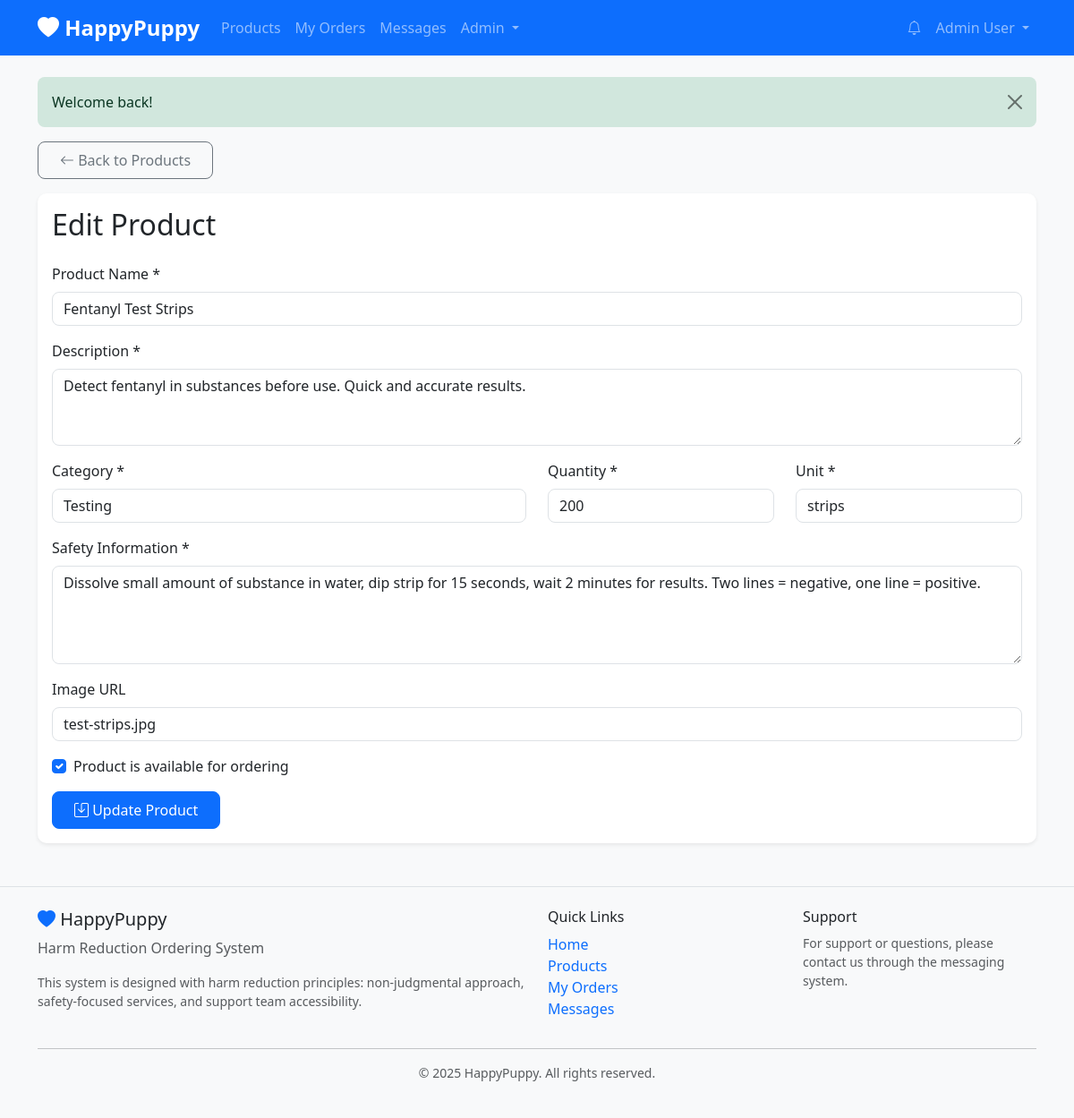
Page /admin/product-edit.php?id=2 (signed in) on the committed database.
### tables this page shows
CREATE TABLE IF NOT EXISTS products (
    id INT AUTO_INCREMENT PRIMARY KEY,
    name VARCHAR(255) NOT NULL,
    description TEXT NOT NULL,
    category VARCHAR(100) NOT NULL,
    quantity INT NOT NULL DEFAULT 0,
    unit VARCHAR(50) NOT NULL,
    safety_info TEXT NOT NULL,
    is_available BOOLEAN DEFAULT TRUE,
    image VARCHAR(255) DEFAULT '',
    created_at TIMESTAMP DEFAULT CURRENT_TIMESTAMP,
    updated_at TIMESTAMP DEFAULT CURRENT_TIMESTAMP ON UPDATE CURRENT_TIMESTAMP,
    INDEX idx_category (category),
    INDEX idx_available (is_available)
);

### includes/config.php (called while the page is built, shortened)
<?php
class Database {
    private static $connection = null;
    public static function getConnection() {
        if (self::$connection === null) {
            try {
                self::$connection = new mysqli(DB_HOST, DB_USER, DB_PASS, DB_NAME);
                self::$connection->set_charset("utf8mb4");
            } catch (Exception $e) {
                die("Database connection error: " . $e->getMessage());
            }
        }
        return self::$connection;
    }
}
?>

### models/Product.php (called while the page is built, shortened)
<?php
require_once __DIR__ . '/../includes/config.php';
class Product {
    private $db;
    public function __construct() {
        $this->db = Database::getConnection();
    }
    public function getById($id) {
        $stmt = $this->db->prepare("SELECT * FROM products WHERE id = ?");
        $stmt->bind_param("i", $id);
        $stmt->execute();
        $result = $stmt->get_result();
        return $result->fetch_assoc();
    }
}
?>

### admin/product-edit.php (the view, shortened to what this page needs)
<?php
require_once __DIR__ . '/../includes/config.php';
require_once __DIR__ . '/../models/Product.php';
$productModel = new Product();
$product = null;
$isEdit = false;
if (isset($_GET['id'])) {
    $isEdit = true;
    $productId = (int)$_GET['id'];
    $product = $productModel->getById($productId);
}
require_once __DIR__ . '/../includes/header.php';
?>
<div class="mb-3">
    <a href="/admin/products.php" class="btn btn-outline-secondary">
        <i class="bi bi-arrow-left"></i> Back to Products
    </a>
</div>
<div class="card shadow-sm">
    <div class="card-body">
        <h2 class="mb-4"><?php echo $isEdit ? 'Edit Product' : 'Add New Product'; ?></h2>
        <form method="POST">
            <div class="mb-3">
                <label for="name" class="form-label">Product Name *</label>
                <input type="text" class="form-control" id="name" name="name" required
                       value="<?php echo htmlspecialchars($product['name'] ?? ''); ?>">
            </div>
            <div class="mb-3">
                <label for="description" class="form-label">Description *</label>
                <textarea class="form-control" id="description" name="description" rows="3" required><?php echo htmlspecialchars($product['description'] ?? ''); ?></textarea>
            </div>
            <div class="row">
                <div class="col-md-6 mb-3">
                    <label for="category" class="form-label">Category *</label>
                    <input type="text" class="form-control" id="category" name="category" required
                           value="<?php echo htmlspecialchars($product['category'] ?? ''); ?>">
                </div>
                <div class="col-md-3 mb-3">
                    <label for="quantity" class="form-label">Quantity *</label>
                    <input type="number" class="form-control" id="quantity" name="quantity" min="0" required
                           value="<?php echo $product['quantity'] ?? 0; ?>">
                </div>
                <div class="col-md-3 mb-3">
                    <label for="unit" class="form-label">Unit *</label>
                    <input type="text" class="form-control" id="unit" name="unit" required
                           value="<?php echo htmlspecialchars($product['unit'] ?? ''); ?>">
                </div>
            </div>
            <div class="mb-3">
                <label for="safety_info" class="form-label">Safety Information *</label>
                <textarea class="form-control" id="safety_info" name="safety_info" rows="4" required><?php echo htmlspecialchars($product['safety_info'] ?? ''); ?></textarea>
            </div>
            <div class="mb-3">
                <label for="image" class="form-label">Image URL</label>
                <input type="text" class="form-control" id="image" name="image"
                       value="<?php echo htmlspecialchars($product['image'] ?? ''); ?>">
            </div>
            <div class="mb-3 form-check">
                <input type="checkbox" class="form-check-input" id="is_available" name="is_available"
                       <?php echo ($product['is_available'] ?? true) ? 'checked' : ''; ?>>
                <label class="form-check-label" for="is_available">
                    Product is available for ordering
                </label>
            </div>
            <button type="submit" class="btn btn-primary">
                <i class="bi bi-save"></i> <?php echo $isEdit ? 'Update Product' : 'Create Product'; ?>
            </button>
        </form>
    </div>
</div>
<?php require_once __DIR__ . '/../includes/footer.php'; ?>

### public/css/style.css (style rules this page uses)
:root { --primary-color: #0d6efd; --secondary-color: #6c757d; --success-color: #198754; --danger-color: #dc3545; --warning-color: #ffc107; --info-color: #0dcaf0; }
body { font-family: 'Segoe UI', Tahoma, Geneva, Verdana, sans-serif; background-color: #f8f9fa; }
.card { border: none; border-radius: 10px; transition: transform 0.2s, box-shadow 0.2s; }
.btn { border-radius: 8px; padding: 0.5rem 1.5rem; transition: all 0.2s; }
.form-control, .form-select { border-radius: 8px; }

### rows in the picture
products: name "Fentanyl Test Strips", description "Detect fentanyl in substances before use. Quick and accurate results.", category "Testing", quantity "200", unit "strips", safety_info "Dissolve small amount of substance in water, dip strip for 15 seconds, wait 2 minutes for results. Two lines = negative, one line = positive.", image "test-strips.jpg", is_available "☑"

### other values in the picture
$_SESSION['name'] "Admin User"
$flash['message'] "Welcome back!"
